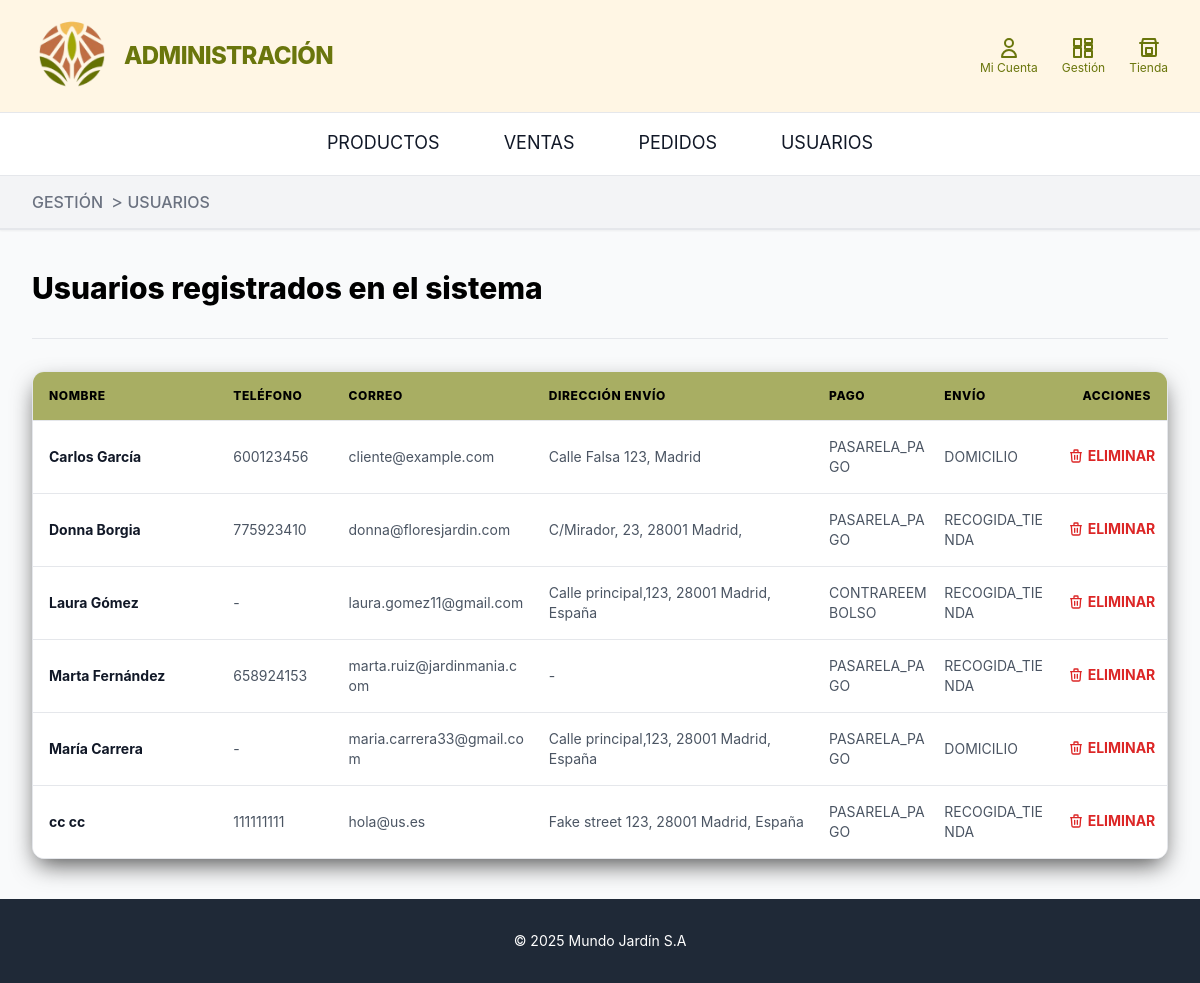
The app's page /clientes_admin/ (signed in), older data.
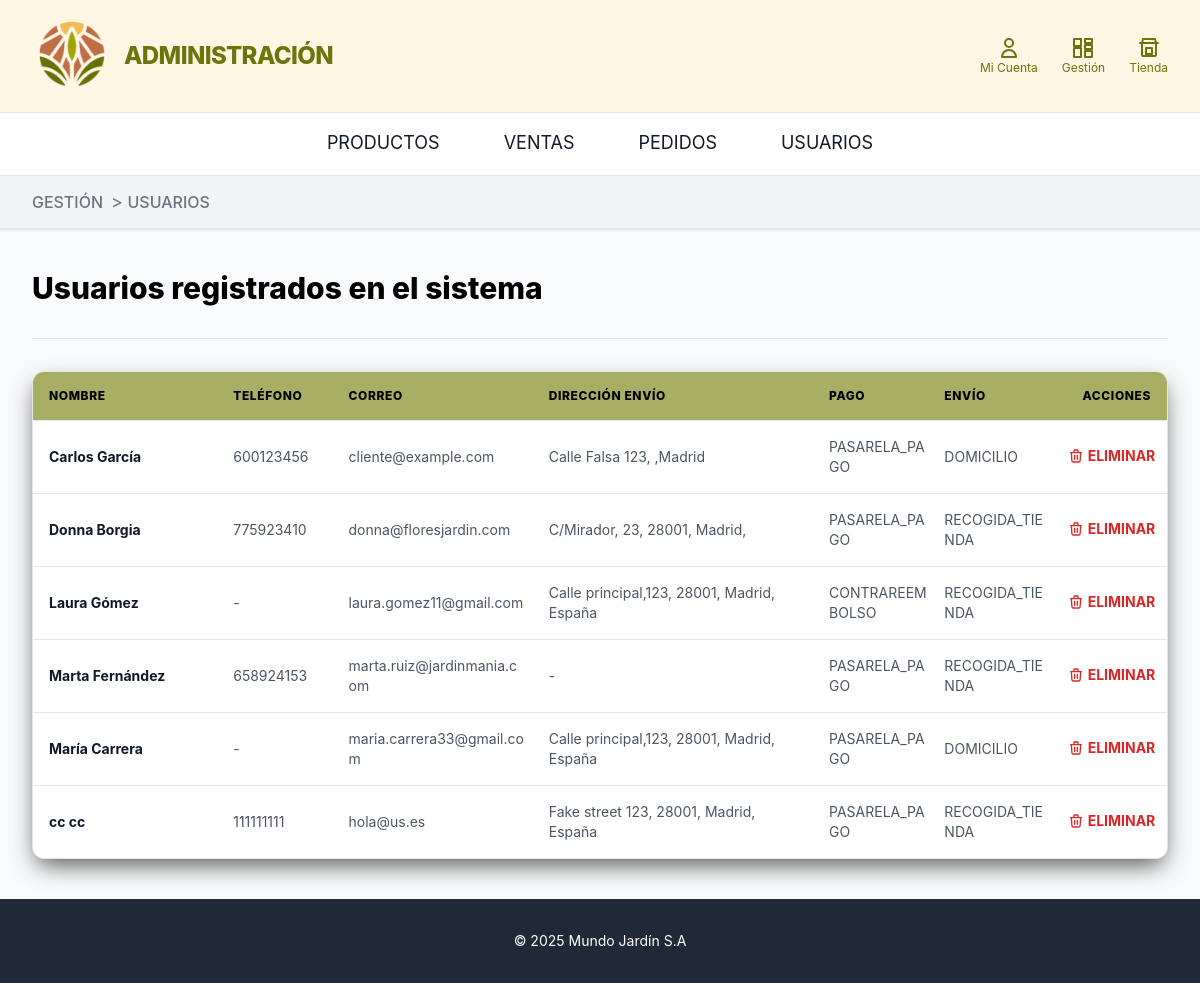
The same page, newer data.
### home/models.py (models this page shows, shortened)
class UsuarioCliente(models.Model):
    usuario = models.OneToOneField(Usuario, on_delete=models.CASCADE)
    tipo_pago= models.CharField(max_length=20, choices=TipoPago.choices, default=TipoPago.PASARELA_PAGO)
    telefono = models.CharField(max_length=15, blank=True, null=True)
    direccion_envio = models.CharField(max_length=255, blank=True)
    tipo_envio= models.CharField(max_length=20, choices=TipoEnvio.choices, default=TipoEnvio.RECOGIDA_TIENDA)
    last_login = models.DateTimeField(null=True, blank=True)

class Usuario(AbstractBaseUser, PermissionsMixin):
    nombre = models.CharField(max_length=200)
    apellidos = models.CharField(max_length=200)
    corre_electronico = models.EmailField(max_length=200, unique=True)
    password = models.CharField(max_length=128)
    objects = UsuarioManager()
    last_login = models.DateTimeField(null=True, blank=True)
    USERNAME_FIELD = 'corre_electronico'
    REQUIRED_FIELDS = ['nombre', 'apellidos']
    is_active = models.BooleanField(default=True)
    is_staff = models.BooleanField(default=False)
    is_superuser = models.BooleanField(default=False)

### clientes_admin/views.py (the view)
# urls.py: path('', views.gestion_clientes, name='clientes_admin_index'),
def gestion_clientes(request):
    if not request.user.is_authenticated or not request.user.is_staff:
        return redirect('home')
    if request.method == 'GET':
        clientes = UsuarioCliente.objects.select_related('usuario').order_by('usuario__nombre')
        context = {
            'clientes': clientes
        }
        return render(request, 'clientes_admin/gestion_clientes.html', context)
    else:
        return HttpResponseNotAllowed(['GET'])

### home/context_processors.py (called while the page is built)
def productos_en_cesta(request):
    total_items = 0
    if request.user.is_authenticated:
        try:
            cesta = CestaCompra.objects.get(usuario_cliente__usuario=request.user)
        except CestaCompra.DoesNotExist:
            cesta = None
    else:
        session_id = request.session.get("cesta_id")
        cesta = CestaCompra.objects.filter(session_id=session_id).first() if session_id else None
    if cesta:
        total_items = sum(item.cantidad for item in cesta.items.all())
    return {'total_items_cesta': total_items}

### clientes_admin/templates/clientes_admin/gestion_clientes.html (shortened to what the changed rows need)
{% extends 'base_admin.html' %}
{% block content %}
    <div class="py-2 w-full">
        <h1 class="text-3xl font-extrabold text-black mb-8 text-left">
            Usuarios registrados en el sistema
        </h1>
        <div class="bg-white sombra-negra rounded-xl overflow-hidden border border-gray-200 w-full">
            {% if clientes %}
            <div class="w-full"> <table class="w-full divide-y divide-gray-200 table-fixed"> <thead class="bg-[#a8ae63]">
                        <tr>
                            <th scope="col" class="px-4 py-4 text-left text-xs font-extrabold text-black uppercase tracking-wider w-1/6">
                                Nombre
                            </th>
                            <th scope="col" class="px-2 py-4 text-left text-xs font-extrabold text-black uppercase tracking-wider w-[10%]">
                                Teléfono
                            </th>
                            <th scope="col" class="px-2 py-4 text-left text-xs font-extrabold text-black uppercase tracking-wider w-1/6">
                                Correo
                            </th>
                            <th scope="col" class="px-4 py-4 text-left text-xs font-extrabold text-black uppercase tracking-wider w-1/4">
                                Dirección Envío
                            </th>
                            <th scope="col" class="px-2 py-4 text-left text-xs font-extrabold text-black uppercase tracking-wider w-[10%]">
                                Pago
                            </th>
                            <th scope="col" class="px-2 py-4 text-left text-xs font-extrabold text-black uppercase tracking-wider w-[10%]">
                                Envío
                            </th>
                            <th scope="col" class="px-4 py-4 text-right text-xs font-extrabold text-black uppercase tracking-wider w-[10%]">
                                Acciones
                            </th>
                        </tr>
                    </thead>
                    <tbody class="bg-white divide-y divide-gray-200">
                        {% for cliente in clientes %}
                        <tr class="hover:bg-yellow-50 transition duration-150">
                            <td class="px-4 py-4 text-sm font-bold text-gray-900 break-words">
                                {{ cliente.usuario.nombre }} {{ cliente.usuario.apellidos }}
                            </td>
                            <td class="px-2 py-4 whitespace-nowrap text-sm text-gray-600">
                                {{ cliente.telefono|default:"-" }}
                            </td>
                            <td class="px-2 py-4 text-sm text-gray-600 break-all">
                                {{ cliente.usuario.corre_electronico }}
                            </td>
                            <td class="px-4 py-4 text-sm text-gray-600 break-words">
                                {{ cliente.direccion_envio|default:"-" }}
                            </td>
                            <td class="px-2 py-4 text-sm text-gray-600 break-words">
                                {{ cliente.tipo_pago|default:"-" }}
                            </td>
                            <td class="px-2 py-4 text-sm text-gray-600 break-words">
                                {{ cliente.tipo_envio|default:"-" }}
                            </td>
                            <td class="px-4 py-4 whitespace-nowrap text-right text-sm font-medium">
                                <a href="{% url 'cliente_eliminar_confirmar' cliente.id %}"
                                   class="text-red-600 hover:text-red-900 transition font-bold inline-flex items-center">
                                    ELIMINAR
                                </a>
                            </td>
                        </tr>
                        {% endfor %}
                    </tbody>
                </table>
            </div>
            {% else %}
            <div class="p-8 text-center">
                <p class="text-gray-500 text-lg">No hay clientes registrados en el sistema.</p>
            </div>
            {% endif %}
        </div>
    </div>
{% endblock %}

Row changes from the older to the newer data that the page shows:
changed UsuarioCliente "Carlos": direccion_envio "Calle Falsa 123, Madrid" → "Calle Falsa 123, ,Madrid"
changed UsuarioCliente "Donna": direccion_envio "C/Mirador, 23, 28001 Madrid," → "C/Mirador, 23, 28001, Madrid,"
changed UsuarioCliente "CONTRAREEMBOLSO": direccion_envio "Calle principal,123, 28001 Madrid, España" → "Calle principal,123, 28001, Madrid, España"
changed UsuarioCliente "María": direccion_envio "Calle principal,123, 28001 Madrid, España" → "Calle principal,123, 28001, Madrid, España"
changed UsuarioCliente "cc": direccion_envio "Fake street 123, 28001 Madrid, España" → "Fake street 123, 28001, Madrid, España"
